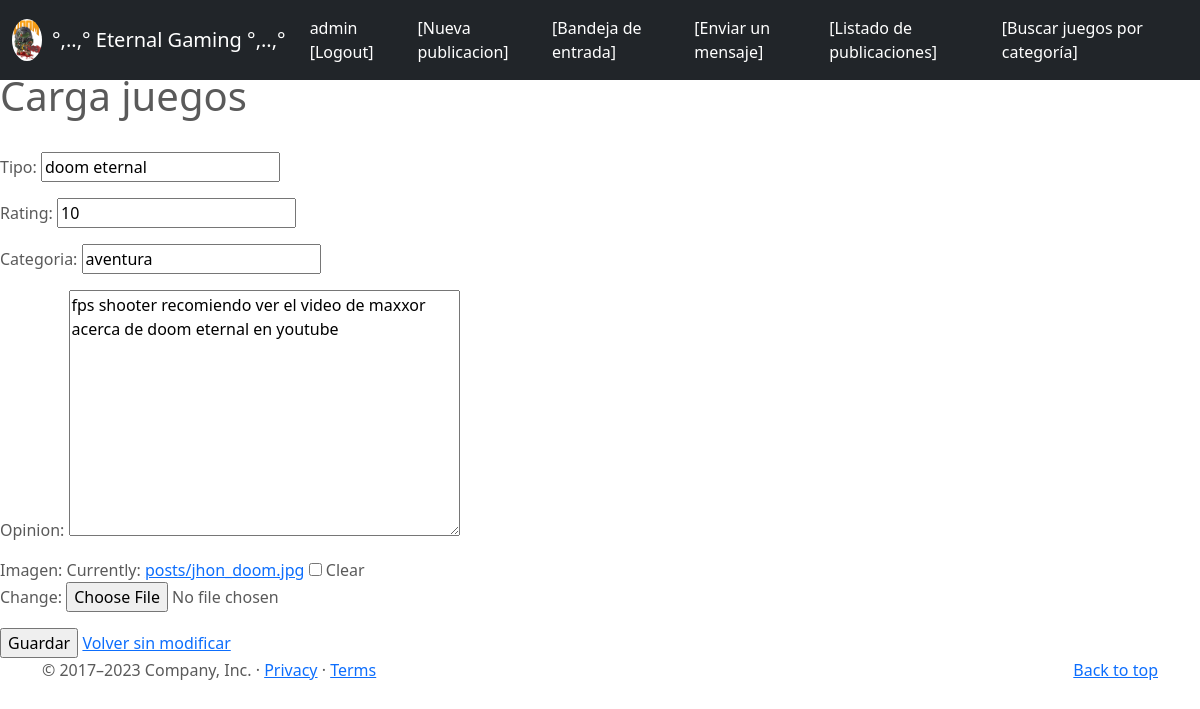
Page /juegos/10/update (signed in) on the committed database.
### entrega_final_app/models.py (models this page shows, shortened)
class Profile(models.Model):
    user = models.OneToOneField(to=User, on_delete=models.CASCADE, related_name="profile")
    correo = models.CharField(max_length=100)
    imagen = models.ImageField(upload_to="profile", null=True, blank=True)

class Juegos(models.Model):
    nombre = models.CharField(max_length=50)
    tipo = models.CharField(max_length=50)
    rating = models.CharField(max_length=2)
    categoria = models.CharField(max_length=50)
    opinion = models.TextField(max_length=500)
    publisher = models.ForeignKey(to = User, on_delete=models.CASCADE, related_name="publisher")
    imagen = models.ImageField(upload_to="posts", null=True, blank=True)
    creado_el = models.DateField(auto_now_add= True)

### entrega_final_app/views.py (the view, shortened to what this page needs)
# urls.py: path('juegos/<pk>/update',JuegosUpdate.as_view(), name = "juegos-update"),
class JuegosUpdate(LoginRequiredMixin, UserPassesTestMixin, UpdateView):
    model = Juegos
    success_url = reverse_lazy("juegos")
    fields = ['tipo',
              'rating',
              'categoria',
              'opinion',
              'imagen',
             ]
    def test_func(self):
        user_id = self.request.user.id
        juego_id = self.kwargs.get('pk')
        return Juegos.objects.filter(publisher = user_id, id = juego_id).exists()

### entrega_final_app/templates/entrega_final_app/juegos_form.html (shortened to what this page needs)
{% extends 'entrega_final_app/base.html'%}
{%block titulo%} Carga juegos {%endblock%}
{%block main%}
<form method="POST" enctype="multipart/form-data">
    {{form.as_p}}
    <input type="submit" value="Guardar">
    <a href="{% url 'juegos' %}"> Volver sin modificar</a>
</form>
{% endblock %}

### entrega_final_app/templates/entrega_final_app/base.html (shortened to what this page needs)
<!DOCTYPE html>
<html lang="en">
<head>
  {% load static %}
<link href="{% static 'entrega_final_app/css/bootstrap.min.css' %}" rel="stylesheet">
    <link href="{% static 'entrega_final_app/css/juegos.css' %}" rel="stylesheet">
  </head>
  <body>
<header>
  <nav class="navbar navbar-expand-md navbar-dark fixed-top bg-dark">
    <div class="container-fluid">
      {% if user.profile.imagen.url %}
        <a href="{% url 'profile-update' user.profile.id %}">
        <img src=" {{user.profile.imagen.url}} " height="100%" width="30px" style="border-radius: 50%; margin-right: 10px;">
      {% endif %}
      </a>
      <a class="navbar-brand" href="{% url 'index' %}">°,..,° Eternal Gaming °,..,°</a>
      <div class="collapse navbar-collapse" id="navbarCollapse">
        <ul class="navbar-nav me-auto mb-2 mb-md-0">
        {% if user.is_authenticated %}
            <li class="nav-item">
              <a class="nav-link active" aria-current="page" href="{% url 'logout' %}">{{user.username}} [Logout]</a>
          </li>
            <li class="nav-item">
              <a class="nav-link active" aria-current="page" href="{% url 'juegos-create' %}">[Nueva publicacion]</a>
          </li>
            <li class="nav-item">
              <a class="nav-link active" aria-current="page" href="{% url 'mensaje-list' %}">[Bandeja de entrada]</a>
        {% endif %}
        </li>
          <li class="nav-item">
            <a class="nav-link active" aria-current="page" href="{% url 'mensaje-create' %}">[Enviar un mensaje]</a>
        </li>
          <li class="nav-item">
            <a class="nav-link active" aria-current="page" href="{% url 'juegos' %}">[Listado de publicaciones]</a>
        </li>
          <li class="nav-item">
            <a class="nav-link active" aria-current="page" href="{% url 'juegos-list' %}">[Buscar juegos por categoría]</a>
          </li>
        </ul>
      </div>
    </div>
  </nav>
  <br>
</header>
<h1>{% block titulo %}  {% endblock %}</h1>
{% block listado %} <br> {% endblock %}
{% block main %}
{% endblock %}
  <footer class="container">
    <p class="float-end"><a href="https://getbootstrap.com/docs/5.0/examples/juegos/#">Back to top</a></p>
    <p>© 2017–2023 Company, Inc. · <a href="https://getbootstrap.com/docs/5.0/examples/juegos/#">Privacy</a> · <a href="https://getbootstrap.com/docs/5.0/examples/juegos/#">Terms</a></p>
  </footer>
</body></html>

### entrega_final_app/static/entrega_final_app/css/juegos.css (style rules this page uses)
body { padding-top: 3rem; padding-bottom: 3rem; color: #5a5a5a; }

### rows in the picture
Juegos: tipo "doom eternal", rating "10", categoria "aventura", opinion "fps shooter recomiendo ver el video de maxxor acerca de doom eternal en youtube"

### other values in the picture
{{ user.username }} "admin"
